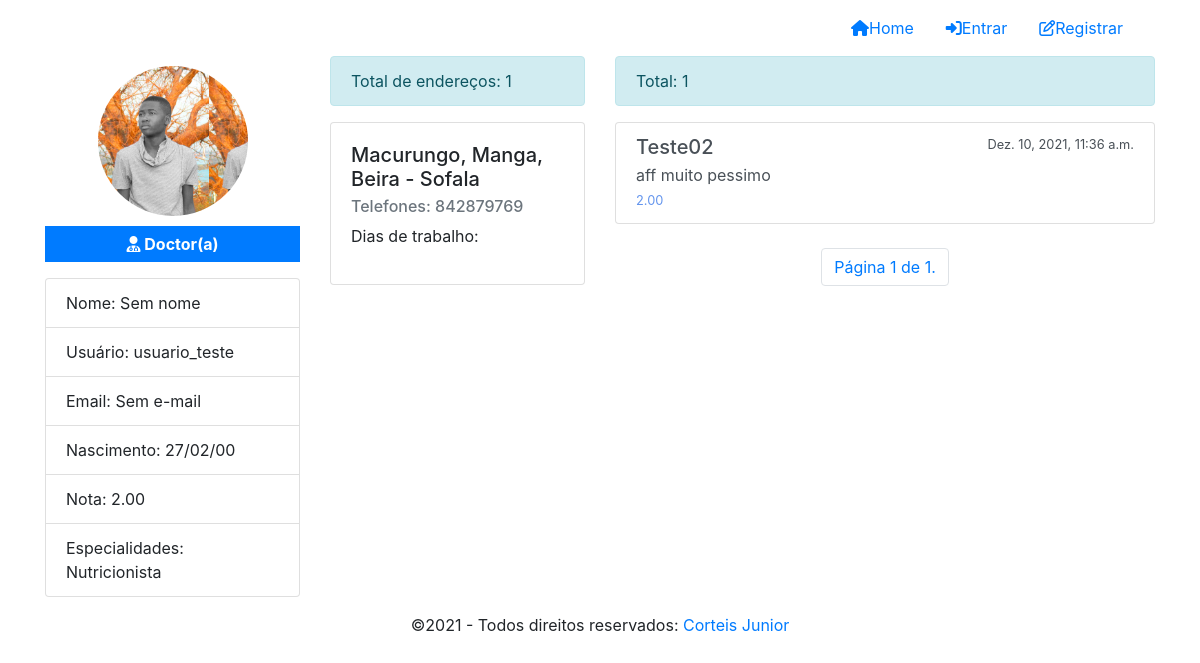
The page /profile/2 on the database as committed earlier.
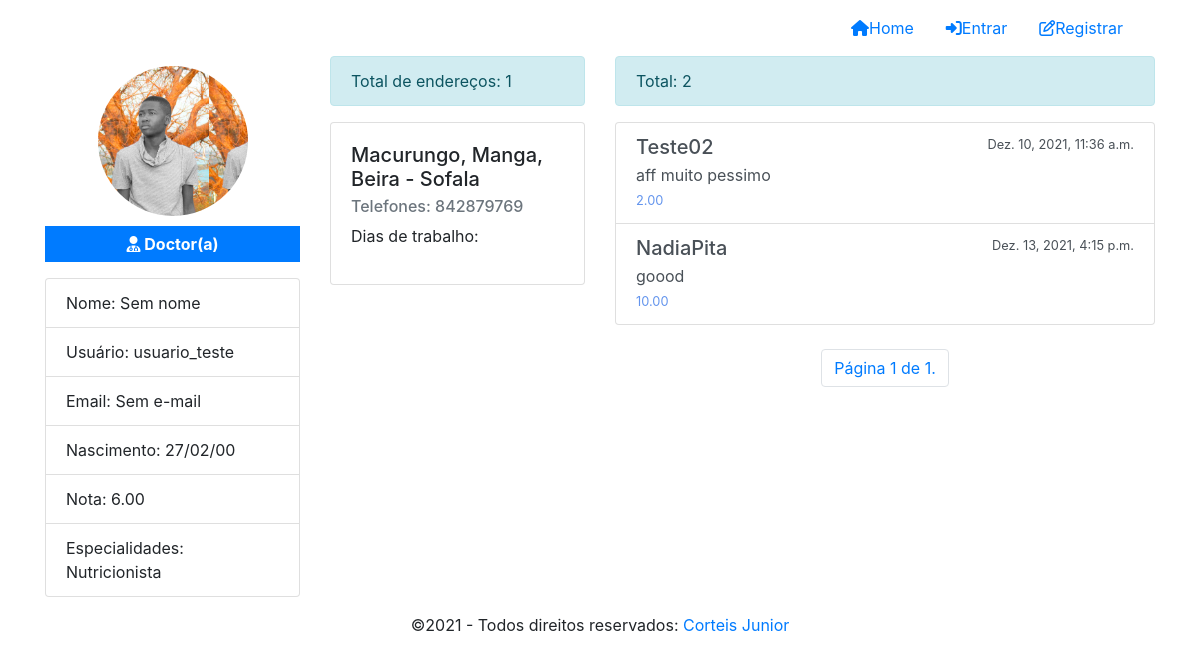
The same page on the database as committed later.
### medicSearch/models/Profile.py (models this page shows, shortened)
class Profile(models.Model):
    user = models.OneToOneField(User, on_delete=models.CASCADE)
    role = models.IntegerField(choices=ROLE_CHOICE,  default=3)
    birthday = models.DateField(default=None, null=True, blank=True)
    created_at = models.DateTimeField(auto_now_add=True)
    updated_at = models.DateTimeField(auto_now=True)
    token = models.CharField(max_length=255,  null=True, blank=True)
    image = models.ImageField(null=True, blank=True)
    favorites = models.ManyToManyField(User, blank=True, related_name='favorites')
    specialties = models.ManyToManyField(Speciality,  blank=True, related_name='specialties')
    addresses = models.ManyToManyField(Address, blank=True, related_name='addresses')
    def show_scoring_average(self):
        from .Rating import Rating
        try:
            ratings = Rating.objects.filter(user_rated=self.user).aggregate(Sum('value'), Count('user'))
            if ratings['user__count'] > 0:
                scoring_average = ratings['value__sum']/ratings['user__count']
                scoring_average = round(scoring_average, 2) # arredondado o valor para 2 casas decimais
                return scoring_average
            return 'Sem avaliações'
        except:
            return "Sem avaliações"
    def show_favorites(self):
        ids = [result.id for result in self.favorites.all()]
        return Profile.objects.filter(user__id__in=ids)
    def show_ratings(self):
        from .Rating import Rating
        return Rating.objects.filter(user_rated=self.user)

### medicSearch/models/Address.py (models this page shows, shortened)
class Address(models.Model):
    neighborhood = models.ForeignKey(Neighborhood, null=True, related_name='neighborhood', on_delete=models.SET_NULL)
    name = models.CharField(null=False, max_length=100)
    address  = models.CharField(null=False,max_length=255)
    latitude = models.DecimalField(max_digits=9, decimal_places=7)
    longitude = models.DecimalField(max_digits=9, decimal_places=7)
    opening_time = models.TimeField()
    closing_time = models.TimeField()
    days_weak = models.ManyToManyField(DayWeek, blank=True, related_name='days_name')
    phone = models.CharField(null=True, blank=True, max_length=9)
    status = models.BooleanField(default=True)
    created_at = models.DateTimeField(auto_now_add=True)
    updated_at = models.DateTimeField(auto_now=True)

### medicSearch/models/Neighborhood.py (models this page shows, shortened)
class Neighborhood(models.Model):
    city = models.ForeignKey(City, null=True, related_name='city',  on_delete=models.SET_NULL)
    name = models.CharField(null=False, max_length=20)
    status = models.BooleanField(default=True)
    created_at = models.DateTimeField(auto_now_add=True)
    updated_at = models.DateTimeField(auto_now=True)

### medicSearch/models/City.py (models this page shows)
class City(models.Model):
    province = models.ForeignKey(Province, null=True, related_name='province',  on_delete=models.SET_NULL)
    name = models.CharField(null=False, max_length=20)
    status = models.BooleanField(default=True)
    created_at = models.DateTimeField(auto_now_add=True)
    updated_at = models.DateTimeField(auto_now=True)
    def __str__(self):
        return '{} - {}'.format(self.name, self.province.name)

### medicSearch/models/Province.py (models this page shows, shortened)
class Province(models.Model):
    name = models.CharField(null=False, max_length=20)
    status = models.BooleanField(default=True)
    created_at = models.DateTimeField(auto_now_add=True)
    update_at = models.DateTimeField(auto_now=True)

### medicSearch/models/Rating.py (models this page shows, shortened)
class Rating(models.Model):
    user = models.ForeignKey(User, related_name='avaliou', on_delete=models.CASCADE)
    user_rated = models.ForeignKey(User, related_name='avaliado', on_delete=models.CASCADE)
    value = models.DecimalField(max_digits=5, decimal_places=2)
    opinion = models.TextField(null=True, blank=True)
    status = models.BooleanField(default=True)
    created_at = models.DateTimeField(auto_now_add=True, null=True)
    updated_at = models.DateTimeField(auto_now=True, null=True)

### medicSearch/models/Speciality.py (models this page shows)
class Speciality(models.Model):
    name = models.CharField(null=False, max_length=100)
    status = models.BooleanField(default=True)
    created_at = models.DateTimeField(auto_now_add=True)
    updated_at = models.DateTimeField(auto_now=True)
    def __str__(self):
        return '{}'.format(self.name)

### medicSearch/views/ProfileView.py (the view)
def list_profile_view(request, id=None):
    profile = None
    if id is None and request.user.is_authenticated:
        profile = Profile.objects.filter(user=request.user).first()
    elif id is not None:
        profile = Profile.objects.filter(user__id=id).first()
    elif not request.user.is_authenticated:
        return redirect(to=' /')
    favorites = profile.show_favorites()
    if len(favorites) > 0:
        paginator = Paginator(favorites, 8)
        page = request.GET.get('page')
        favorites = paginator.get_page(page)
    ratings = profile.show_ratings()
    if len(ratings) > 0:
        paginator = Paginator(ratings, 8)
        page = request.GET.get(' page')
        ratings = paginator.get_page(page)
    context = {
        'profile': profile,
        'favorites': favorites,
        'ratings': ratings
    }
    return render(request, template_name='profile/Profile.html', context=context, status=200)

### medicSearch/templates/profile/Profile.html (shortened to what the changed rows need)
{% extends 'base.html' %}
{% load static %}
{% block styles %}
    <link rel="stylesheet" href="{% static 'css/profile.css' %}">
{% endblock styles %}
{% block content %}
    <div class="content">
        <div class="container">
            <div class="row">
                <div class="col-xs-12 col-md-3" id="profile-area">
                    <div id="image-profile" style="background-image: url('/media/{{profile.image}}');"></div>
                    {% if profile.role == 1 %}
                        <p class="badge badge-primary text-center" id="badge-role"><i class="fa fa-building"></i> Administrador</p>
                        {% elif  profile.role == 2 %}
                            <p class="badge badge-primary text-center" id="badge-role"><i class="fa fa-user-md"></i> Doctor(a) </p>
                        {% else %}
                            <p class="badge badge-primary text-center" id="badge-role"><i class="fa fa-user"></i> Paciente</p>
                    {% endif %}
                      <ul class="list-group">
                          <li class="list-group-item">Nome: {{profile.user.get_full_name | default:"Sem nome"}}</li>
                          <li class="list-group-item">Usuário: {{profile.user.username | default:"Sem usuário"}}</li>
                          <li class="list-group-item">Email: {{profile.user.email | default:"Sem e-mail"}}</li>
                          <li class="list-group-item">Nascimento: {{profile.birthday | date:'d/m/y' | default:"Sem data"}}</li>
                          {% if profile.role == 2 %}
                              <li class="list-group-item">Nota: {{profile.show_scoring_average }}</li>
                              <li class="list-group-item">Especialidades: {{ profile.specialties.all | join:". "}}</li>
                          {% endif %}
                      </ul>
                </div>
                {% if profile.role == 1 or profile.role == 3 %}
                    <div class="col-xs-12 col-md-9" id="favorites-area">
                        <div class="alert alert-info">Total de favoritos: {{favorites | length}}</div>
                        {% if request.GET.msg %}
                            <div class="alert alert-{{request.GET.type}}">{{ request.GET.msg }}</div>
                        {% endif %}
                        <div class="row">
                            {% for favorite in favorites %}
                                <div class="col-xs-12 col-md-4 col-lg-4">
                                    <div class="card mb-4">
                                        <div class="image-circle" style="background-image: url('/media/{{favorite.image}}');"></div>
                                        <div class="card-body">
                                            <h5 class="card-title">{{favorite.user.username}}</h5>
                                            <h6>Nota: {{favorite.show_scoring_average}} <i class="fa fa-star"></i></h6>
                                            <ul class="specialties">
                                                {% for speciality in favorite.specialties.all %}
                                                    <li>{{speciality}}</li>
                                                {% endfor %}
                                                <div class="addresss mb-2">
                                                    {{favorite.addresses.first.address | default:"Nenhum endereço."  |  slice:":15"}}...
                                                </div>
                                                <a href={% url 'profile'  favorite.id %}  class="btn btn-primary btn-card">Ver médico</a>
                                                {% if user.is_authenticated %}
                                                    <form action=" {% url 'medic-favorite-remove' %} " method="post">
                                                        {% csrf_token %}
                                                        <input type="hidden" name="id" value="{{favorite.id}}">
                                                        <input type="hidden" name="page" value="{{request.GET.page}}">
                                                        <button type="submit" class="btn btn-danger btn-card"><i class="fa fa-heart"></i>Remover</button>
                                                    </form>
                                                {% endif %}
                                            </ul>
                                        </div>
                                    </div>
                                </div>
                            {% endfor %}
                        </div>
                        <div class="row">
                            <nav aria-label="Page navigation" class="navigation">
                                <ul class="pagination">
                                    {% if favorites.has_previous %}
                                        <li class="page-item"><a href="?page=1" class="page-link">&laquo, Primeiro</a></li>
                                        <li class="page-item"><a href="?page={{ favorites.previous_page_number}}" class="page-link">Anterior</a></li>
                                    {% endif %}
                                        <li class="page-item"><a href="#" class="page-link">Página {{ favorites.number }} de {{ favorites.paginator.num_pages }}.</a></li>
                                        {% if favorites.has_next %}
                                            <li class="page-item"><a href="?page={{ favorites.next_page_number }}" class="page-link">Prócimo</a></li>
                                            <li class="page-item"><a href="?page={{ favorites.paginator.num_pages }}" class="page-link">Último &raquo;</a></li>
                                        {% endif %}
                                </ul>
                            </nav>
                        </div>
                    </div>
                    {% else %}
                    <div class="col-xs-12 col-md-3" id="addresses-area">
                        <div class="alert alert-info">Total de endereços: {{profile.addresses.all | length}}</div>
                        <div class="row">
                            {% for address in profile.addresses.all %}
                                <div class="col-xs-12 col-md-12">
                                    <div class="card mb-3">
                                        <div class="card-body">
                                            <h5 class="card-title">{{address.address}}, {{address.neighborhood.name}}, {{address.neighborhood.city}}</h5>
                                            <h6 class="card-subtitle mb-2 text-muted">Telefones: {{address.phone}}</h6>
                                            <ul id="days">
                                                <li>Dias de trabalho:</li>
                                            </ul>
                                        </div>
                                    </div>
                                </div>
                            {% endfor %}
                        </div>
                    </div>
                    <div class="col-xs-12 col-md-6" id="ratings-area">
                        <div class="alert alert-info">Total: {{ratings | length}}</div>
                        <div class="row mb-4">
                            <div class="col-xs-12 col-md-12">
                                <ul class="list-group">
                                    {% for rating in ratings %}
                                        <li href='#' class="list-group-item list-group-item-action">
                                            <div class="content d-flex justify-content-between">
                                                <h5 class="mb-1">{{rating.user.username}}</h5>
                                                <small>{{rating.created_at}}</small>
                                            </div>
                                            {{rating.opinion}}
                                            <br>
                                            <small style="color: cornflowerblue;">{{rating.value}}</small>
                                        </li>
                                    {% endfor %}
                                </ul>
                            </div>
                        </div>
                        <div class="row">
                            <nav class="navigation" aria-label="Page navigation">
                                <ul class="pagination">
                                        <li class="page-item"><a href="#" class="page-link">Página {{ ratings.number }} de {{ ratings.paginator.num_pages}}.</a></li>
                                </ul>
                            </nav>
                        </div>
                    </div>
                {% endif %}
            </div>
        </div>
    </div>
{% endblock content %}

Rows that differ between the two databases and show on the page:
computed for Profile "Sem nome": show_scoring_average "2.00" → "6.00"
added Rating: user.username "NadiaPita", created_at "Dez. 13, 2021, 4:15 p.m.", opinion "goood", value "10.00"
Other text that changed with them:
{{ ratings | length }}: "1" → "2"
